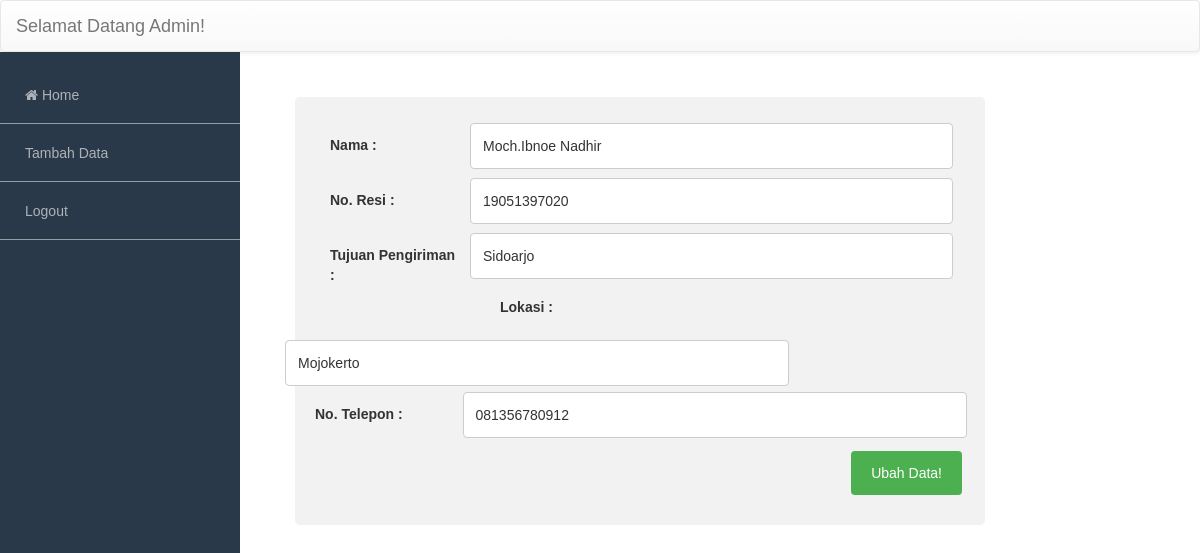
The app's page /ubah.php?id=3 (signed in) with its own data.
### tables this page shows
CREATE TABLE `resi` (
  `id` int(11) NOT NULL,
  `nama` varchar(100) NOT NULL,
  `noresi` char(11) NOT NULL,
  `tujuanpengiriman` varchar(100) NOT NULL,
  `lokasi` varchar(100) NOT NULL,
  `notelp` char(12) NOT NULL
);

### functions.php (called while the page is built, shortened)
<?php
		$db = mysqli_connect("localhost", "root", "", "cekresi");
		function query ($query)
		{
			global $db;
			$result = mysqli_query($db, $query);
			$rows = [];
			while ($row = mysqli_fetch_assoc($result))
			{
				$rows[] = $row;
			}
			return $rows;
		}
?>

### ubah.php (the view, shortened to what this page needs)
<?php
require 'functions.php';
$id = $_GET["id"];
$resi = query("SELECT * FROM resi WHERE id = $id")[0];
?>
<!DOCTYPE html>
<html>
<head>
    <link rel="stylesheet" href="https://maxcdn.bootstrapcdn.com/bootstrap/3.3.7/css/bootstrap.min.css">
    <link rel="stylesheet" href="https://maxcdn.bootstrapcdn.com/bootstrap/3.3.7/css/bootstrap-theme.min.css">
    <link rel="stylesheet" href="https://maxcdn.bootstrapcdn.com/font-awesome/4.7.0/css/font-awesome.min.css">
   <link rel="stylesheet"  href="tambah.css">
</head>
<body>
  <div class="wrapper">
      <nav class="navbar navbar-default">
        <div class="navbar-header">
          <a class="navbar-brand" href="#">Selamat Datang Admin!</a>
        </div>
      </nav>
      <aside class="sidebar">
        <menu>
          <ul class="menu-content">
            <li><a href="#"><i class="fa fa-home"></i> Home</a></li>
            <li><a href="tambah.php"><span>Tambah Data</span></a></li>
            <li><a href="#"><span>Logout</span></a></li>
          </ul>
        </menu>
      </aside>
      <section class="content">
        <div class="inner">
  		<div class="container">
  		<form action="" method="post">
		    <div class="row">
		      <div class="col-25">
		        <label for="nama">Nama : </label>
		      </div>
		      <div class="col-75">
		        <input type="text" id="nama" name="nama" required="" value="<?= $resi["nama"]; ?>">
		      </div>
		    </div>
		    <div class="row">
		      <div class="col-25">
		        <label for="noresi">No. Resi : </label>
		      </div>
		      <div class="col-75">
		        <input type="text" id="noresi" name="noresi" value="<?= $resi["noresi"]; ?>">
		      </div>
		    </div>
		    <div class="row">
		      <div class="col-25">
		        <label for="tujuanpengiriman">Tujuan Pengiriman : </label>
		      </div>
		      <div class="col-75">
		        <input type="text" id="tujuanpengiriman" name="tujuanpengiriman" value="<?= $resi["tujuanpengiriman"]; ?>">
		    </div>
		    <div class="row">
		      <div class="col-25">
		        <label for="lokasi">Lokasi : </label>
		      </div>
		      <div class="col-75">
		        <input type="text" id="lokasi" name="lokasi" value="<?= $resi["lokasi"]; ?>">
		      </div>
		    </div>
		    <div class="row">
		      <div class="col-25">
		        <label for="notelp">No. Telepon : </label>
		      </div>
		      <div class="col-75">
		        <input type="text" id="notelp" name="notelp" value="<?= $resi["notelp"]; ?>">
		      </div>
		    </div>
		    <div class="row">
		      <button type="submit" name="submit">Ubah Data!</button>
		    </div>
  		</form>
	</div>
        </div>
      </section>
    </div>
</body>
</html>

### tambah.css (style rules this page uses)
body { font-family: 'Quicksand', sans-serif; }
.wrapper { width: 100%; height: 100%; }
.navbar { margin-bottom: 0; }
.sidebar { width: 100%; height: 100%; background: #293949; position: absolute; z-index: 100; }
ul { padding: 0; margin-left: -40px; }
ul li { list-style: none; border-bottom: 1px solid rgba(255, 255, 255, 0.5); }
ul li a { text-decoration: none; color: #aeb2b7; display: block; padding: 19px 0px 18px 25px; transition: all 200ms ease-in; }
@media (min-width: 768px) { .sidebar { width: 240px; } }
@media (min-width: 768px) { .content { margin-left: 250px; } }
@media (min-width: 768px) { .inner { padding: 15px; } }
input[type=text], select, textarea { width: 100%; padding: 12px; border: 1px solid #ccc; border-radius: 4px; box-sizing: border-box; resize: vertical; }
label { padding: 12px 12px 12px 0; display: inline-block; }
button[type=submit] { background-color: #4CAF50; color: white; margin: 10px; margin-right: 33px; padding: 12px 20px; border: none; border-radius: 4px; cursor: pointer; float: right; }
.container { border-radius: 5px; background-color: #f2f2f2; padding: 20px; width: 75%; margin: 30px 30px; }
.container label { margin-left: 30px; }
.col-25 { float: left; width: 25%; margin-top: 6px; }
.col-75 { float: left; width: 71%; margin-top: 6px; }
.row:after { content: ""; display: table; clear: both; }

### records on screen
resi: nama "Moch.Ibnoe Nadhir", noresi "19051397020", tujuanpengiriman "Sidoarjo", lokasi "Mojokerto", notelp "081356780912"
